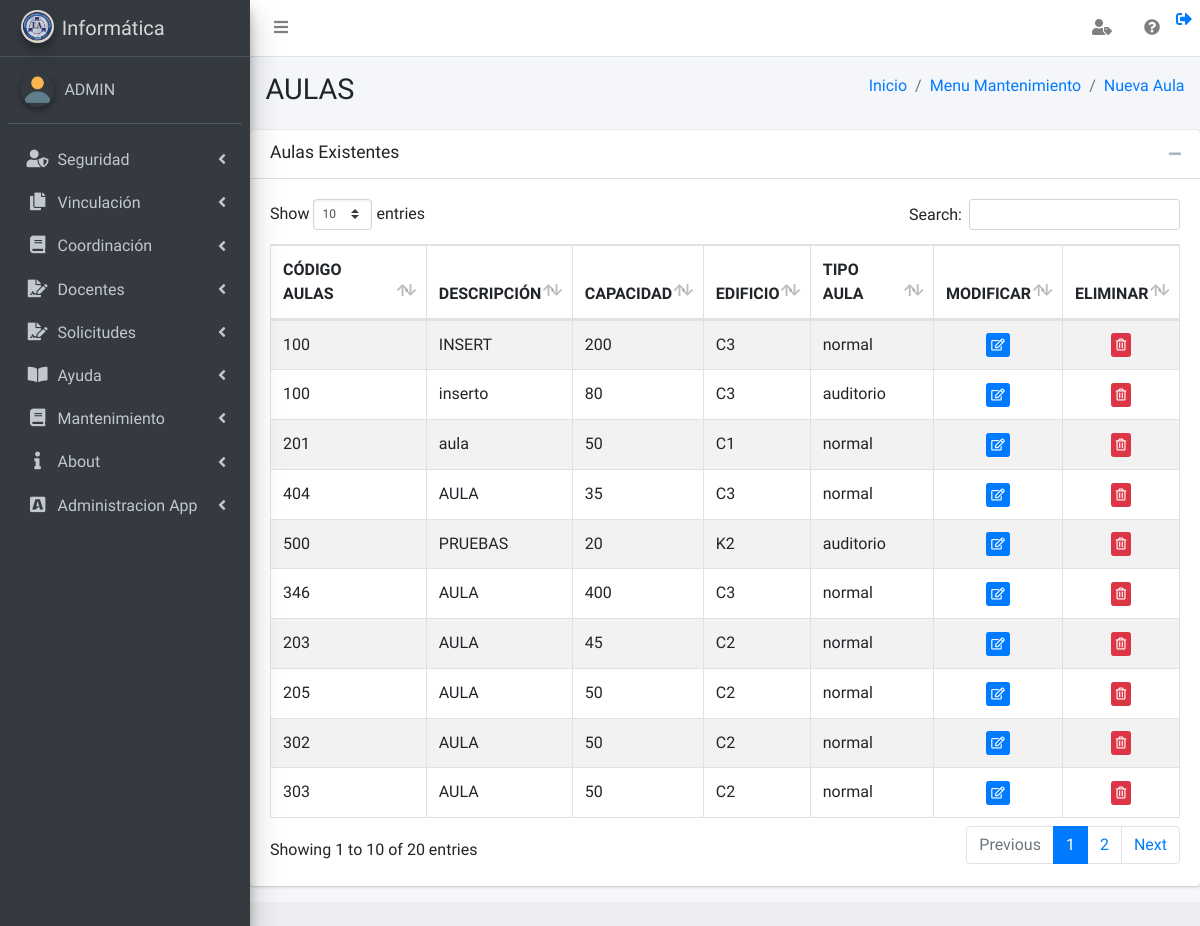
The page /vistas/mantenimiento_aula_vista.php?msj=3 (signed in) on the database its author committed.
### tables this page shows
CREATE TABLE `tbl_aula` (
  `id_aula` bigint(20) NOT NULL,
  `codigo` varchar(100) DEFAULT NULL,
  `descripcion` varchar(100) DEFAULT NULL,
  `capacidad` int(11) DEFAULT NULL,
  `id_edificio` bigint(20) DEFAULT NULL,
  `id_tipo_aula` bigint(20) DEFAULT NULL,
  `Fecha_creacion` date DEFAULT NULL,
  `Creado_por` varchar(50) DEFAULT NULL,
  `Fecha_modificacion` date DEFAULT NULL,
  `Modificado_por` varchar(50) DEFAULT NULL
);

### clases/funcion_visualizar.php (called while the page is built)
<?php
function permiso_ver($pantalla)
{
require ('../clases/Conexion.php');
$sql_permisos="select pu.visualizar as Ver from tbl_permisos_usuarios pu ,tbl_objetos p,tbl_usuarios u ,tbl_roles r where r.id_rol=pu.id_rol and r.id_rol=u.id_rol and pu.id_objeto=p.id_objeto and u.id_usuario=$_SESSION[id_usuario] and p.id_objeto=$pantalla ";
$resultado_permisos = $mysqli->query($sql_permisos);
$permiso_ver= mysqli_fetch_array($resultado_permisos);
return $permiso_ver['Ver'];
}
?>

### vistas/mantenimiento_aula_vista.php (the view, shortened to what this page needs)
<?php
require_once('../vistas/pagina_inicio_vista.php');
require_once('../clases/funcion_bitacora.php');
require_once('../clases/funcion_visualizar.php');
require_once('../clases/funcion_permisos.php');
$Id_objeto = 60;
$visualizacion = permiso_ver($Id_objeto);
if ($visualizacion == 0) {
  echo '<script type="text/javascript">
                              swal({
                                   title:"",
                                   text:"Lo sentimos no tiene permiso de visualizar la pantalla",
                                   type: "error",
                                   showConfirmButton: false,
                                   timer: 3000
                                });
                           window.location = "../vistas/menu_roles_vista.php";
                            </script>';
} else {
  $sqltabla = "SELECT * ,
(SELECT e.nombre FROM tbl_edificios as e WHERE e.id_edificio=tbl_aula.id_edificio LIMIT 1) AS nombre,
(SELECT t.tipo_aula FROM tbl_tipo_aula as t WHERE t.id_tipo_aula=tbl_aula.id_tipo_aula LIMIT 1) AS tipo_aula
FROM tbl_aula;";
  $resultadotabla = $mysqli->query($sqltabla);
?>
<?php
}
?>
<!DOCTYPE html>
<html>
<head>
<link rel="stylesheet" type="text/css" href="../plugins/datatables/DataTables-1.10.18/css/dataTables.bootstrap4.min.css">
<link rel=" stylesheet" type="text/css" href="https://cdnjs.cloudflare.com/ajax/libs/pdfmake/0.1.53/pdfmake.min.js">
</head>
<body>
  <div class="content-wrapper">
    <section class="content-header">
      <div class="container-fluid">
        <div class="row mb-2">
          <div class="col-sm-6">
            <h1>AULAS
            </h1>
          </div>
          <div class="col-sm-6">
            <ol class="breadcrumb float-sm-right">
              <li class="breadcrumb-item"><a href="../vistas/pagina_principal_vista.php">Inicio</a></li>
              <li class="breadcrumb-item active"><a href="../vistas/menu_mantenimiento_carga.php">Menu Mantenimiento</a></li>
              <li class="breadcrumb-item active"><a href="../vistas/mantenimiento_crear_aula_vista.php">Nueva Aula</a></li>
            </ol>
          </div>
        </div>
      </div>
    </section>
    <div class="card card-default">
      <div class="card-header">
        <h3 class="card-title">Aulas Existentes</h3>
        <div class="card-tools">
          <button type="button" class="btn btn-tool" data-card-widget="collapse"><i class="fas fa-minus"></i></button>
        </div>
        <br>
      </div>
      <div class="card-body">
        <table id="tabla2" class="table table-bordered table-striped">
          <thead>
            <tr>
              <th>CÓDIGO AULAS</th>
              <th>DESCRIPCIÓN </th>
              <th>CAPACIDAD </th>
              <th>EDIFICIO</th>
              <th>TIPO AULA </th>
              <th>MODIFICAR</th>
              <th>ELIMINAR</th>
            </tr>
          </thead>
          <tbody>
            <?php while ($row = $resultadotabla->fetch_array(MYSQLI_ASSOC)) { ?>
              <tr>
                <td><?php echo $row['codigo']; ?></td>
                <td><?php echo $row['descripcion']; ?></td>
                <td><?php echo $row['capacidad']; ?></td>
                <td><?php echo $row['nombre']; ?></td>
                <td><?php echo $row['tipo_aula']; ?></td>
                <td style="text-align: center;">
                  <a href="../vistas/mantenimiento_aula_vista.php?codigo=<?php echo $row['codigo']; ?>" class="btn btn-primary btn-raised btn-xs">
                    <i class="far fa-edit" style="display:<?php echo $_SESSION['modificar_aula'] ?> "></i>
                  </a>
                </td>
                <td style="text-align: center;">
                  <form action="../Controlador/eliminar_aula_controlador.php?id_aula=<?php echo $row['id_aula']; ?>" method="POST" class="FormularioAjax" data-form="delete" autocomplete="off">
                    <button type="submit" class="btn btn-danger btn-raised btn-xs">
                      <i class="far fa-trash-alt" style="display:<?php echo $_SESSION['eliminar_aula'] ?> "></i>
                    </button>
                  </form>
                </td>
              </tr>
            <?php } ?>
          </tbody>
        </table>
      </div>
    </div>
    <div class="card-footer">
    </div>
  </div>
</body>
</html>

### rows shown on the page
tbl_aula: codigo "100", descripcion "INSERT", capacidad "200", nombre "C3", tipo_aula "normal"
tbl_aula: codigo "100", descripcion "inserto", capacidad "80", nombre "C3", tipo_aula "auditorio"
tbl_aula: codigo "201", descripcion "aula", capacidad "50", nombre "C1", tipo_aula "normal"
tbl_aula: codigo "404", descripcion "AULA", capacidad "35", nombre "C3", tipo_aula "normal"
tbl_aula: codigo "500", descripcion "PRUEBAS", capacidad "20", nombre "K2", tipo_aula "auditorio"
tbl_aula: codigo "346", descripcion "AULA", capacidad "400", nombre "C3", tipo_aula "normal"
tbl_aula: codigo "203", descripcion "AULA", capacidad "45", nombre "C2", tipo_aula "normal"
tbl_aula: codigo "205", descripcion "AULA", capacidad "50", nombre "C2", tipo_aula "normal"
tbl_aula: codigo "302", descripcion "AULA", capacidad "50", nombre "C2", tipo_aula "normal"
tbl_aula: codigo "303", descripcion "AULA", capacidad "50", nombre "C2", tipo_aula "normal"

### other values the page prints
$_SESSION['usuario'] "ADMIN"
